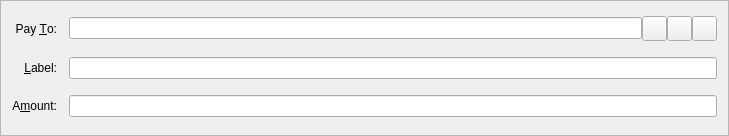
<?xml version="1.0" encoding="UTF-8"?>
<ui version="4.0">
 <class>SendCoinsEntry</class>
 <widget class="QFrame" name="SendCoinsEntry">
  <property name="geometry">
   <rect>
    <x>0</x>
    <y>0</y>
    <width>729</width>
    <height>136</height>
   </rect>
  </property>
  <property name="windowTitle">
   <string>Form</string>
  </property>
  <property name="frameShape">
   <enum>QFrame::StyledPanel</enum>
  </property>
  <property name="frameShadow">
   <enum>QFrame::Sunken</enum>
  </property>
  <layout class="QGridLayout" name="gridLayout">
   <property name="spacing">
    <number>12</number>
   </property>
   <item row="5" column="0">
    <widget class="QLabel" name="label">
     <property name="text">
      <string>A&amp;mount:</string>
     </property>
     <property name="alignment">
      <set>Qt::AlignRight|Qt::AlignTrailing|Qt::AlignVCenter</set>
     </property>
     <property name="buddy">
      <cstring>payAmount</cstring>
     </property>
    </widget>
   </item>
   <item row="3" column="0">
    <widget class="QLabel" name="label_2">
     <property name="text">
      <string>Pay &amp;To:</string>
     </property>
     <property name="alignment">
      <set>Qt::AlignRight|Qt::AlignTrailing|Qt::AlignVCenter</set>
     </property>
     <property name="buddy">
      <cstring>payTo</cstring>
     </property>
    </widget>
   </item>
   <item row="5" column="1">
    <widget class="BitcoinAmountField" name="payAmount"/>
   </item>
   <item row="4" column="0">
    <widget class="QLabel" name="label_4">
     <property name="text">
      <string>&amp;Label:</string>
     </property>
     <property name="alignment">
      <set>Qt::AlignRight|Qt::AlignTrailing|Qt::AlignVCenter</set>
     </property>
     <property name="buddy">
      <cstring>addAsLabel</cstring>
     </property>
    </widget>
   </item>
   <item row="3" column="1">
    <layout class="QHBoxLayout" name="payToLayout">
     <property name="spacing">
      <number>0</number>
     </property>
     <item>
      <widget class="QValidatedLineEdit" name="payTo">
       <property name="toolTip">
        <string>The address to send the payment to:</string>
       </property>
       <property name="maxLength">
        <number>34</number>
       </property>
      </widget>
     </item>
     <item>
      <widget class="QToolButton" name="addressBookButton">
       <property name="minimumSize">
        <size>
         <width>25</width>
         <height>25</height>
        </size>
       </property>
       <property name="toolTip">
        <string>Choose address from address book</string>
       </property>
       <property name="text">
        <string/>
       </property>
       <property name="icon">
        <iconset resource="../bitbay.qrc">
         <normaloff>:/icons/address-book</normaloff>:/icons/address-book</iconset>
       </property>
       <property name="shortcut">
        <string>Alt+A</string>
       </property>
      </widget>
     </item>
     <item>
      <widget class="QToolButton" name="pasteButton">
       <property name="minimumSize">
        <size>
         <width>25</width>
         <height>25</height>
        </size>
       </property>
       <property name="toolTip">
        <string>Paste address from clipboard</string>
       </property>
       <property name="text">
        <string/>
       </property>
       <property name="icon">
        <iconset resource="../bitbay.qrc">
         <normaloff>:/icons/editpaste</normaloff>:/icons/editpaste</iconset>
       </property>
       <property name="shortcut">
        <string>Alt+P</string>
       </property>
      </widget>
     </item>
     <item>
      <widget class="QToolButton" name="deleteButton">
       <property name="minimumSize">
        <size>
         <width>25</width>
         <height>25</height>
        </size>
       </property>
       <property name="toolTip">
        <string>Remove this recipient</string>
       </property>
       <property name="text">
        <string/>
       </property>
       <property name="icon">
        <iconset resource="../bitbay.qrc">
         <normaloff>:/icons/remove</normaloff>:/icons/remove</iconset>
       </property>
      </widget>
     </item>
    </layout>
   </item>
   <item row="4" column="1">
    <widget class="QValidatedLineEdit" name="addAsLabel">
     <property name="toolTip">
      <string>Enter a label for this address to add it to your address book</string>
     </property>
    </widget>
   </item>
  </layout>
 </widget>
 <customwidgets>
  <customwidget>
   <class>QValidatedLineEdit</class>
   <extends>QLineEdit</extends>
   <header>qvalidatedlineedit.h</header>
  </customwidget>
  <customwidget>
   <class>BitcoinAmountField</class>
   <extends>QLineEdit</extends>
   <header>bitcoinamountfield.h</header>
   <container>1</container>
  </customwidget>
 </customwidgets>
 <resources>
  <include location="../bitbay.qrc"/>
 </resources>
 <connections/>
</ui>
